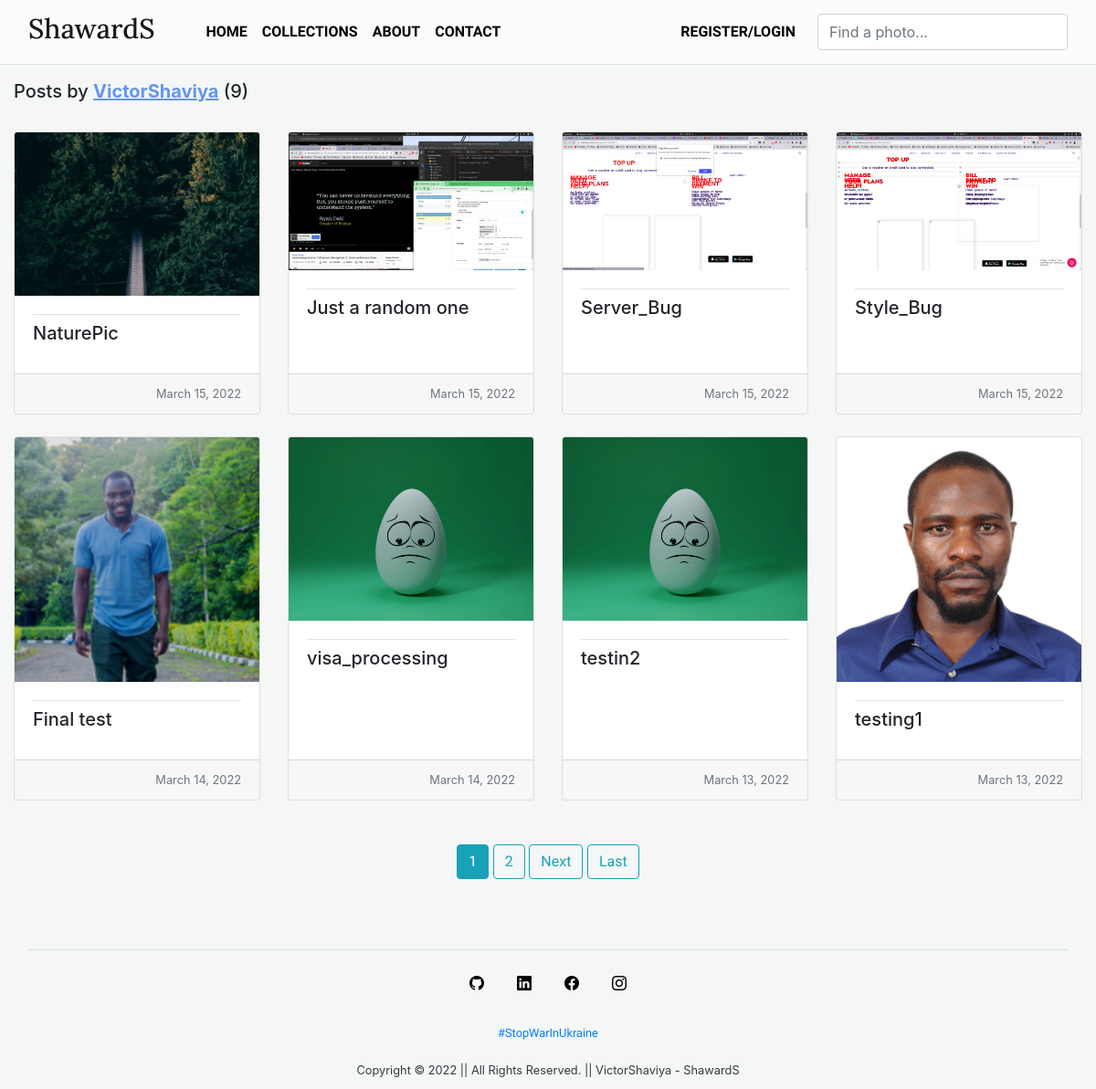
The page /user/VictorShaviya/ on the database its author committed.
### blog/models.py (models this page shows, shortened)
class Post(models.Model) :
  project_name = models.CharField(max_length=50)
  date_posted = models.DateTimeField(default=timezone.now)
  author = models.ForeignKey(User, on_delete=models.CASCADE)
  image = models.ImageField(upload_to='posts/')
  class Meta :
    ordering = ['-date_posted']

### blog/views.py (the view)
# urls.py: path('user/<str:username>/', UserPostListView.as_view(), name='user_posts'),
class UserPostListView(ListView) :
  model = Post
  template_name = 'blog/user_posts.html'
  context_object_name = 'posts'
  paginate_by = 8
  def get_queryset(self) :
    user = get_object_or_404(User, username=self.kwargs.get('username'))
    return Post.objects.filter(author=user).order_by('-date_posted')

### blog/templates/blog/user_posts.html (shortened to what this page needs)
{% extends 'blog/base.html' %}
{% block content %}
<h5 class="mb-2 mt-2">
  Posts by <strong style="color: cornflowerblue; text-decoration: underline;">{{ view.kwargs.username }}</strong> ({{ page_obj.paginator.count }})
</h5>
<div class="row row-cols-1 row-cols-md-3 g-4">
  {% for post in posts %}
    <div class="col-md-3 mt-4">
      <div class="card h-100">
        <a href="{% url 'post-detail' post.id %}">
          <img src="{{ post.image.url }}" class="card-img-top" alt="{{ post.project_name }}">
        </a>
        <div class="card-body">
          <h5 class="card-title border-top pt-2">{{ post.project_name }}</h5>
        </div>
        <div class="card-footer">
          <small class="text-muted" style="float: right;">{{ post.date_posted|date:'F d, Y' }}</small>
        </div>
      </div>
    </div>
  {% endfor %}
</div>
  <div class="content-section container mt-5">
    <div class="row">
      <div class="col-center-box mx-auto">
        {% if is_paginated %}
        {% for num in page_obj.paginator.page_range %}
          {% if page_obj.number == num %}
            <a href="?page={{ num }}" class="btn btn-info mb-4">
              {{ num }}
            </a>
          {% elif num > page_obj.number|add:'-3' and num < page_obj.number|add:'3' %}
            <a href="?page={{ num }}" class="btn btn-outline-info mb-4">
            {{ num }}
            </a>
          {% endif %}
        {% endfor %}
        {% if page_obj.has_next %}
          <a href="?page={{ page_obj.next_page_number }}" class="btn btn-outline-info mb-4">Next</a>
          <a href="?page={{ page_obj.paginator.num_pages }}" class="btn btn-outline-info mb-4">Last</a>
        {% endif %}
        {% endif %}
      </div>
    </div>
  </div>
{% endblock content %}

### blog/templates/blog/base.html (shortened to what this page needs)
{% load static %}
<!DOCTYPE html>
<html>
  <head>
    <link rel="stylesheet" href="https://maxcdn.bootstrapcdn.com/bootstrap/4.0.0/css/bootstrap.min.css">
    <link rel="stylesheet" href="https://cdn.jsdelivr.net/npm/bootstrap-icons@1.8.1/font/bootstrap-icons.css">
    <link rel="stylesheet" type="text/css" href="{% static 'blog/main.css' %}">
  </head>
  <body>
    {% block header %}
    <header class="site-header">
      <nav class="navbar navbar-expand-md navbar-light bg-steel fixed-top border-bottom">
        <div class="container-fluid">
          <a class="navbar-brand mr-5" href="{% url 'blog-home' %}">
            <h6 class="logo">
              ShawardS
            </h6>
          </a>
          <div class="collapse navbar-collapse" id="navbarToggle">
            <div class="navbar-nav mr-auto font-weight-bold">
              <a class="nav-item nav-link" href="{% url 'blog-home' %}">
                HOME
              </a>
              <a class="nav-item nav-link" href="{% url 'blog-collection' %}">
                COLLECTIONS
              </a>
              <a class="nav-item nav-link" href="{% url 'blog-about' %}">
                ABOUT
              </a>
              <a class="nav-item nav-link" href="{% url 'blog-contact' %}">
                CONTACT
              </a>
            </div>
            <div class="navbar-nav font-weight-bold">
              {% if user.is_authenticated %}
              <a class="nav-item nav-link mr-3" href="{% url 'post-create' %}">SUBMIT YOUR SITE!</a>
              {%   else%}
              <a class="nav-item nav-link mr-3" href="{% url 'login' %}">REGISTER/LOGIN</a>
              {% endif %}
              <form class="d-flex">
                <input class="form-control me-2" type="search" placeholder="Find a photo..." aria-label="Search">
              </form>
            </div>
          </div>
        </div>
      </nav>
    </header>
    {% endblock %}
    <main role="main" class="container-fluid">
      <div class="row">
        <div class="col-md-12">
          {% block content %}
          {% endblock %}
        </div>
      </div>
    </main>
    {% block footer %}
      <footer class="mt-5">
        <div class="container bottom text-center border-top">
          <div class="mt-2em">
            <div class="row d-flex justify-content-center icons">
              <a href="https://github.com/ShaviyaVictor" target="_blank">
                <i class="bi bi-github futa"></i>
              </a>
              <a href="https://www.linkedin.com/in/victor-shaviya-532ab0110/" target="_blank">
                <i class="bi bi-linkedin futa"></i>
              </a>
              <a href="https://www.facebook.com/afroignite.house" target="_blank">
                <i class="bi bi-facebook futa"></i>
              </a>
              <a href="https://www.instagram.com/ignition_reads/" target="_blank">
                <i class="bi bi-instagram futa"></i>
              </a>
            </div>
          </div>
          <small>
            <a class="nav-link active" aria-current="page" href="https://rejelea.herokuapp.com/" target="_blank">
              #StopWarInUkraine
            </a>
          </small>
          <h6 class="small text-dark mt-3">
            Copyright &copy; 2022 || All Rights Reserved. ||  VictorShaviya - ShawardS
          </h6>
        </div>
      </footer>
    {% endblock %}
  </body>
</html>

### blog/static/blog/main.css (style rules this page uses)
body { background: #F4F7F6; margin-top: 5rem; }
h1, h2, h3, h4, h5, h6 { font-family: 'Old Standard TT', }
a, button { font-family: 'Marcellus', serif; }
.logo { font-size: 1.5em; font-family: 'Lora', serif; }
.site-header .navbar-nav .nav-link { color: #000; }
.site-header .navbar { background-color: #FCFCFC; }
footer { width: 100%; padding: 0.3em; }
.mt-2em { margin: 1.5em 0em 1.5em 0em !important; }
.icons { display: inline !important; }
.futa { margin: 1em; color: #000 !important; font-size: 1em; }
a { text-decoration: none; }

### rows shown on the page
Post: image (picture), project_name "NaturePic", date_posted "March 15, 2022"
Post: image (picture), project_name "Just a random one", date_posted "March 15, 2022"
Post: image (picture), project_name "Server_Bug", date_posted "March 15, 2022"
Post: image (picture), project_name "Style_Bug", date_posted "March 15, 2022"
Post: image (picture), project_name "Final test", date_posted "March 14, 2022"
Post: image (placeholder picture), project_name "visa_processing", date_posted "March 14, 2022"
Post: image (placeholder picture), project_name "testin2", date_posted "March 13, 2022"
Post: image (picture), project_name "testing1", date_posted "March 13, 2022"

### other values the page prints
{{ view.kwargs.username }} "VictorShaviya"
{{ page_obj.paginator.count }} "9"
{{ num }} "1"
{{ num }} "2"
